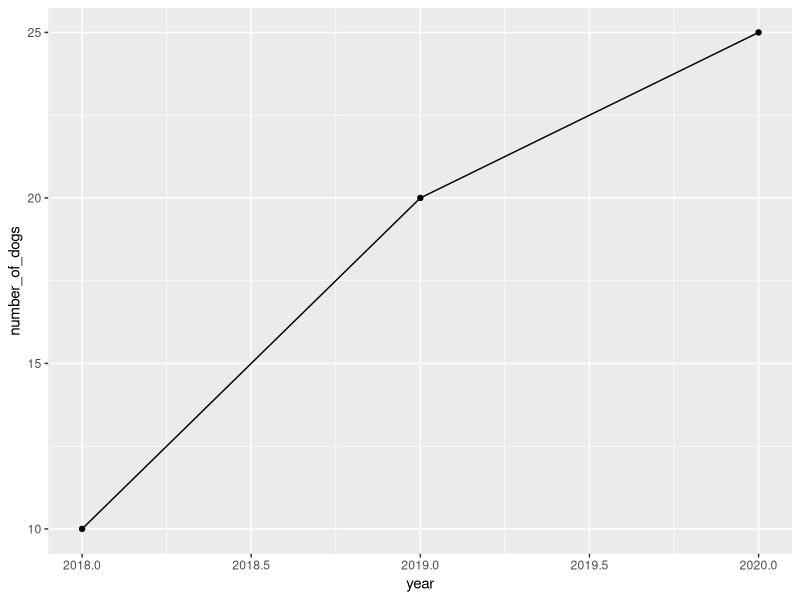

Write R code to recreate this figure.
library(ggplot2)

data <- data.frame(number_of_dogs <- c(10, 20, 25),
                   year <- c(2018, 2019, 2020))

plot<- ggplot(data, aes(x=year, y=number_of_dogs))+
        geom_line()+
        geom_point()

